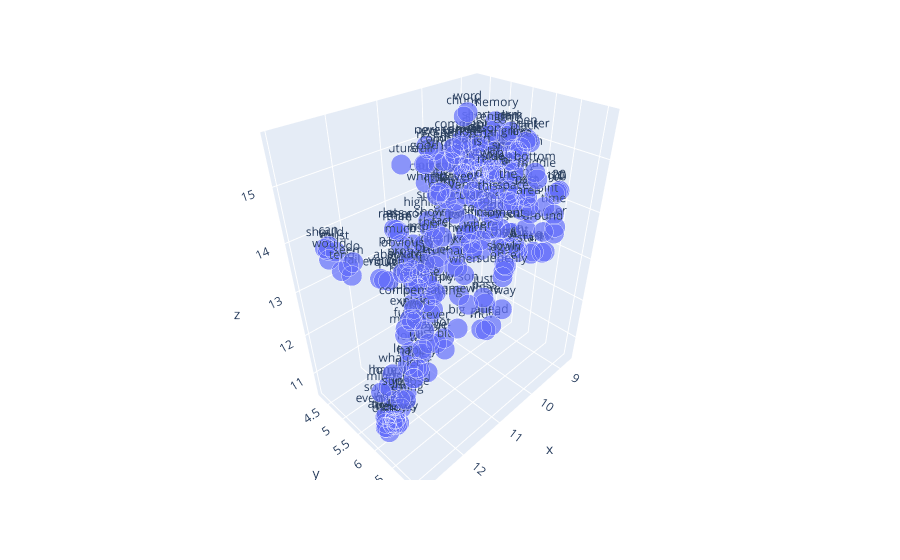

Here is the notebook cell this chart was saved with:
### Code cell
fig = px.scatter_3d(x = embedding[:, 0], y = embedding[:, 1], z = embedding[:, 2], text = words, hover_name=words,
                   size = [1000 for i in range(n_words)])

fig.show()

### Figure 1 — Plotly figure (JSON) as saved in the notebook; plotly's stock layout.template omitted (floating-point values rounded to 4 significant figures; data arrays with more than 128 entries replaced by an {"elided": "..."} marker saying what was removed)
{"data": [{"hovertemplate": "<b>%{hovertext}</b><br><br>x=%{x}<br>y=%{y}<br>z=%{z}<br>size=%{marker.size}<br>text=%{text}<extra></extra>", "hovertext": {"elided": "261 str values"}, "legendgroup": "", "marker": {"color": "#636efa", "size": {"elided": "261 int values"}, "sizemode": "area", "sizeref": 2.5, "symbol": "circle"}, "mode": "markers+text", "name": "", "scene": "scene", "showlegend": false, "text": {"elided": "261 str values"}, "type": "scatter3d", "x": {"elided": "261 float values"}, "y": {"elided": "261 float values"}, "z": {"elided": "261 float values"}}], "layout": {"legend": {"itemsizing": "constant", "tracegroupgap": 0}, "margin": {"t": 60}, "scene": {"domain": {"x": [0, 1], "y": [0, 1]}, "xaxis": {"title": {"text": "x"}}, "yaxis": {"title": {"text": "y"}}, "zaxis": {"title": {"text": "z"}}}}}
